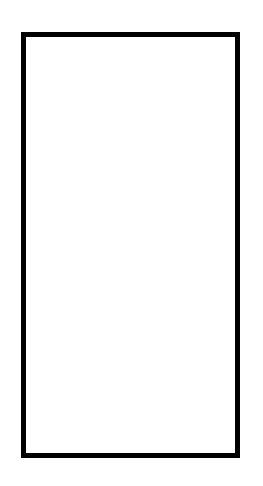
#> input picture front.png, 263 x 486 px, given in place of front.jpg, which was not available
$ jupyter execute --allow-errors ADAProyectoFinalJonathan.ipynb   (text cells are left out)
#> lines starting #> are read from the running program, lines starting #| are printed output that depends on the picture; after the words box and inside, x2 and y2 are one past the last pixel; in counts of white or black regions, pixels touching at a corner belong together; pictures that were not available may be replaced by others from this repository, and a replacement may not be noted
[cell 1]
import math
import copy
import json
import os
import shutil
import cv2
#pip install opencv-contrib-python
import time
import numpy as np
from matplotlib import pyplot as plt
from IPython.display import Image
from subprocess import run
import open3d as o3d
#pip install open3d
from pyntcloud import PyntCloud
#pip install pyntcloud

[cell 2]
#Traductor de rotacion
class node:
    t = 0
    ro = 0
    tx = 0
    ty = 0
    tz = 0
    rx = 0
    ry = 0
    rz = 0

    # [47 lines left out: functions __init__, translate, rotate, name, not called in this run]

    def setr(self, r):
        self.r = r

    def setl(self, l):
        self.l = l

    def setb(self, b):
        self.b = b

    def seth(self, h):
        self.h = h

    def setr1(self, r):
        self.r1 = r

    def setoperation(self, operation):
        self.operation = operation

[cell 3]
#Arbol binario
# [47 lines left out: functions writetofile, createtree, not called in this run]

[cell 4]
#Multiples Operaciones
# [390 lines left out: functions round_up, re_arrange, draw_contour, add_part, combining, detect and 1 more, not called in this run]

[cell 5]
print("Please enter the image view file with extension")
s=input()
image=cv2.imread(s)
#> (the rest of this cell did not finish here and is left out)

[cell 6]
#Front
print("Please enter the image view file with extension")
s=input()
image=cv2.imread(s)
#> (the rest of this cell did not finish here and is left out)

[cell 7]
def detect(c):
    perimeter = cv2.arcLength(c, True)
    approx = cv2.approxPolyDP(c, 0.02 * perimeter , True)
    if len(approx) == 3:
        shape = "triangle"
    elif len(approx) == 4:
        (x, y, w, h) = cv2.boundingRect(approx)
        ar = w / float(h)
        if (ar >= 0.999 and ar <= 1.001):
            shape = "square"
        else:
            shape = "rectangle"
    elif len(approx) == 5:
        shape = "pentagon"
    elif len(approx) == 6:
        shape = "hexagon"
    else:
        shape = "circle"
    return shape

#> (a cell that did not finish here is left out)

[cell 9]
def Dimensioning(userId,view,image):
    os.makedirs('static/temp', exist_ok=True)
    img = cv2.imread(image,cv2.IMREAD_UNCHANGED)
    ratio = 0
    shape = "unidentified"
    try:
        w,h,_=img.shape
        drawSize = int(h/300)
        imgrey = cv2.cvtColor(img.copy(),cv2.COLOR_BGR2GRAY)
        ret, thresh = cv2.threshold(imgrey,127,255,cv2.THRESH_BINARY_INV)
        contours, hierarchy = cv2.findContours(thresh,cv2.RETR_CCOMP,cv2.CHAIN_APPROX_SIMPLE)
        hierarchy,contours = zip(*sorted(zip(hierarchy[0],contours),key = lambda x: cv2.contourArea(x[1]),reverse=True))
        for i,c in enumerate(contours):
            if(hierarchy[i][3] != -1  or (hierarchy[i][3] == -1 and hierarchy[i][2] == -1) ):
                M = cv2.moments(c)
                if(M["m00"] !=0):
                    cX = int(M["m10"] / M["m00"])
                    cY = int(M["m01"] / M["m00"])
                    rect = cv2.minAreaRect(c)
                    box = cv2.boxPoints(rect)
                    box = np.int0(box)
                    x,y,w,h = cv2.boundingRect(c)
                    shape, cylinder_type = detect(c)
                    if(shape == "unidentified"):
                        continue
                    if(shape=="triangle" or shape=="pentagon" or shape=="hexagon"):
                        img = cv2.drawContours(img, [box], 0, (0,0, 255), drawSize)
                    if(shape=="circle"):
                        img = cv2.rectangle(img,(x,y),(x+w,y+h),(0, 0, 255),drawSize)
                        cv2.line(img, (x,y), (x+w,y), (0,255, 0), 2)
                        ratio = 1/w
                    else:
                        cv2.line(img, tuple(box[0]), tuple(box[1]), (0,255, 0), 2)
                        ratio = 1.0/rect[1][1]
                    break
        folder = 'static/temp/' + userId
        os.makedirs(folder, exist_ok=True)
        try:
            os.remove(folder + '/' + view + '.jpg')
        except: pass
        path_file = (folder + '/' + view + '.jpg')
        small = cv2.resize(img, (0,0), fx=0.5, fy=0.5)
        cv2.imwrite(path_file,small)
        ratio = str(ratio)
        data={'image': path_file,'shape': shape,'ratio': ratio}
        display(Image(filename = path_file))
        return data
    except:
        print(view + "image not found")

[cell 10]
# [40 lines left out: function Convert, not called in this run]

[cell 11]
userId="1"
front_image = "TestBench/"+userId+"/front.jpg"
side_image = "TestBench/"+userId+"/side.jpg"
top_image = "TestBench/"+userId+"/top.jpg"
front_image

[cell 12]
d1 = Dimensioning(userId,"front",front_image)
#> in Dimensioning, img is the input picture: shape (486, 263, 4); mean B, G, R, A 242.3, 242.3, 242.3, 255
#> in Dimensioning, `imgrey = cv2.cvtColor(img.copy(),cv2.COLOR_BGR2GRAY)`: imgrey: shape (486, 263); 95% white; 1 black region, box (x1, y1, x2, y2) and area: (21, 32, 240, 458) 6350
#> in Dimensioning, `ret, thresh = cv2.threshold(imgrey,127,255,cv2.THRESH_BINARY_INV)`:
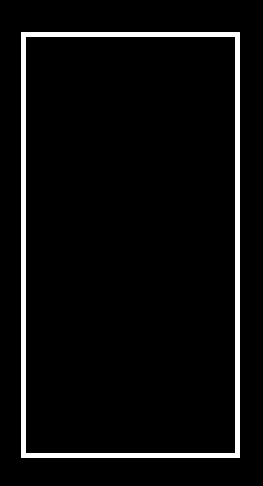
#> thresh: shape (486, 263); 5% white; 1 white region
#> in Dimensioning, `contours, hierarchy = cv2.findContours(thresh,cv2.RETR_CCOMP,cv2.CHAIN..`: contours = 2 contours; box (x1, y1, x2, y2) and area: (21, 32, 240, 458) 92650, (25, 36, 236, 454) 87568
#> the loop in Dimensioning, `for i,c in enumerate(contours):` made 2 passes
#> (cX, cY, rect, box) on pass 2: (130, 244, ((130, 244.5), (417, 210), -90), [[235, 453], [25, 453], [25, 36], [235, 36]])
#> c on pass 1: [[21, 32], [21, 457], [239, 457], [239, 32]]
#| frontimage not found
d1

[cell 13]
d2 = Dimensioning(userId,"side",side_image)
#> call 2 of Dimensioning, with userId = '1', view = 'side', image = 'TestBench/1/side.jpg'
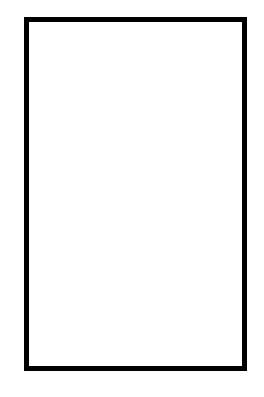
#> input picture side.png, 264 x 397 px, given in place of side.jpg, which was not available
#> in Dimensioning, img is the input picture: shape (397, 264, 4); mean B, G, R, A 241.2, 241.2, 241.2, 255
#> in Dimensioning (call 2), `imgrey = cv2.cvtColor(img.copy(),cv2.COLOR_BGR2GRAY)`: imgrey: shape (397, 264); 94.6% white; 1 black region, box (x1, y1, x2, y2) and area: (24, 17, 247, 371) 5670
#> in Dimensioning (call 2), `ret, thresh = cv2.threshold(imgrey,127,255,cv2.THRESH_BINARY_INV)`:
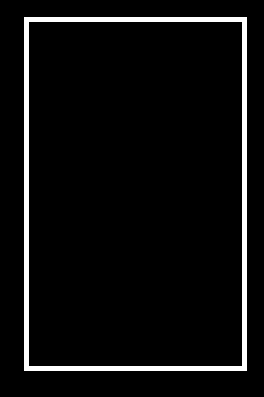
#> thresh: shape (397, 264); 5.4% white; 1 white region
#> in Dimensioning (call 2), `contours, hierarchy = cv2.findContours(thresh,cv2.RETR_CCOMP,cv2.CHAIN..`: contours = 2 contours; box (x1, y1, x2, y2) and area: (24, 17, 247, 371) 78366, (28, 21, 243, 367) 73828
#> the loop in Dimensioning, `for i,c in enumerate(contours):` made 2 passes
#> (cX, cY, rect, box) on pass 2: (135, 193, ((135, 193.5), (345, 214), -90), [[242, 366], [28, 366], [28, 21], [242, 21]])
#> c on pass 1: [[24, 17], [24, 370], [246, 370], [246, 17]]
#| sideimage not found
d2

[cell 14]
d3 = Dimensioning(userId,"top",top_image)
#> call 3 of Dimensioning, with userId = '1', view = 'top', image = 'TestBench/1/top.jpg'
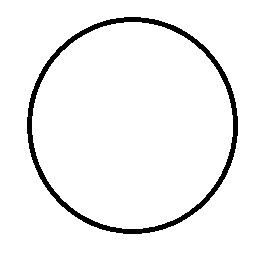
#> input picture top.png, 263 x 254 px, given in place of top.jpg, which was not available
#> in Dimensioning, img is the input picture: shape (254, 263, 4); mean B, G, R, A 242.5, 242.5, 242.5, 255
#> in Dimensioning (call 3), `imgrey = cv2.cvtColor(img.copy(),cv2.COLOR_BGR2GRAY)`: imgrey: shape (254, 263); 95.1% white; 1 black region, box (x1, y1, x2, y2) and area: (27, 17, 238, 234) 3284
#> in Dimensioning (call 3), `ret, thresh = cv2.threshold(imgrey,127,255,cv2.THRESH_BINARY_INV)`:
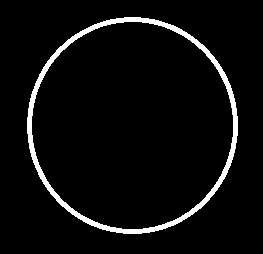
#> thresh: shape (254, 263); 4.9% white; 1 white region
#> in Dimensioning (call 3), `contours, hierarchy = cv2.findContours(thresh,cv2.RETR_CCOMP,cv2.CHAIN..`: contours = 2 contours; box (x1, y1, x2, y2) and area: (27, 17, 238, 234) 35627, (31, 21, 234, 230) 32935
#> the loop in Dimensioning, `for i,c in enumerate(contours):` made 2 passes
#> (cX, cY, rect, box) on pass 2: (132, 125, ((132, 125), (208, 202), -90), [[233, 229], [31, 229], [31, 21], [233, 21]])
#| topimage not found
